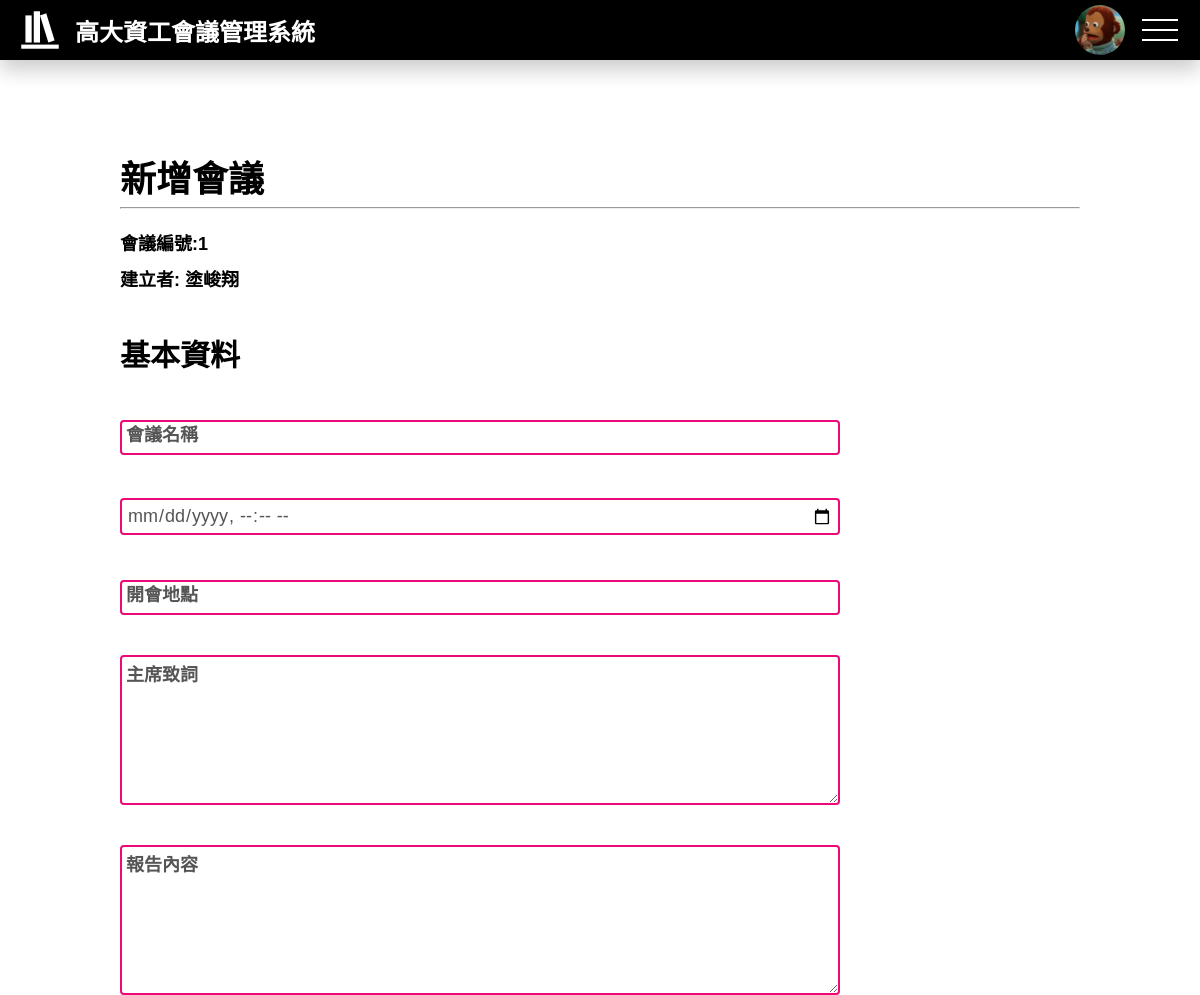
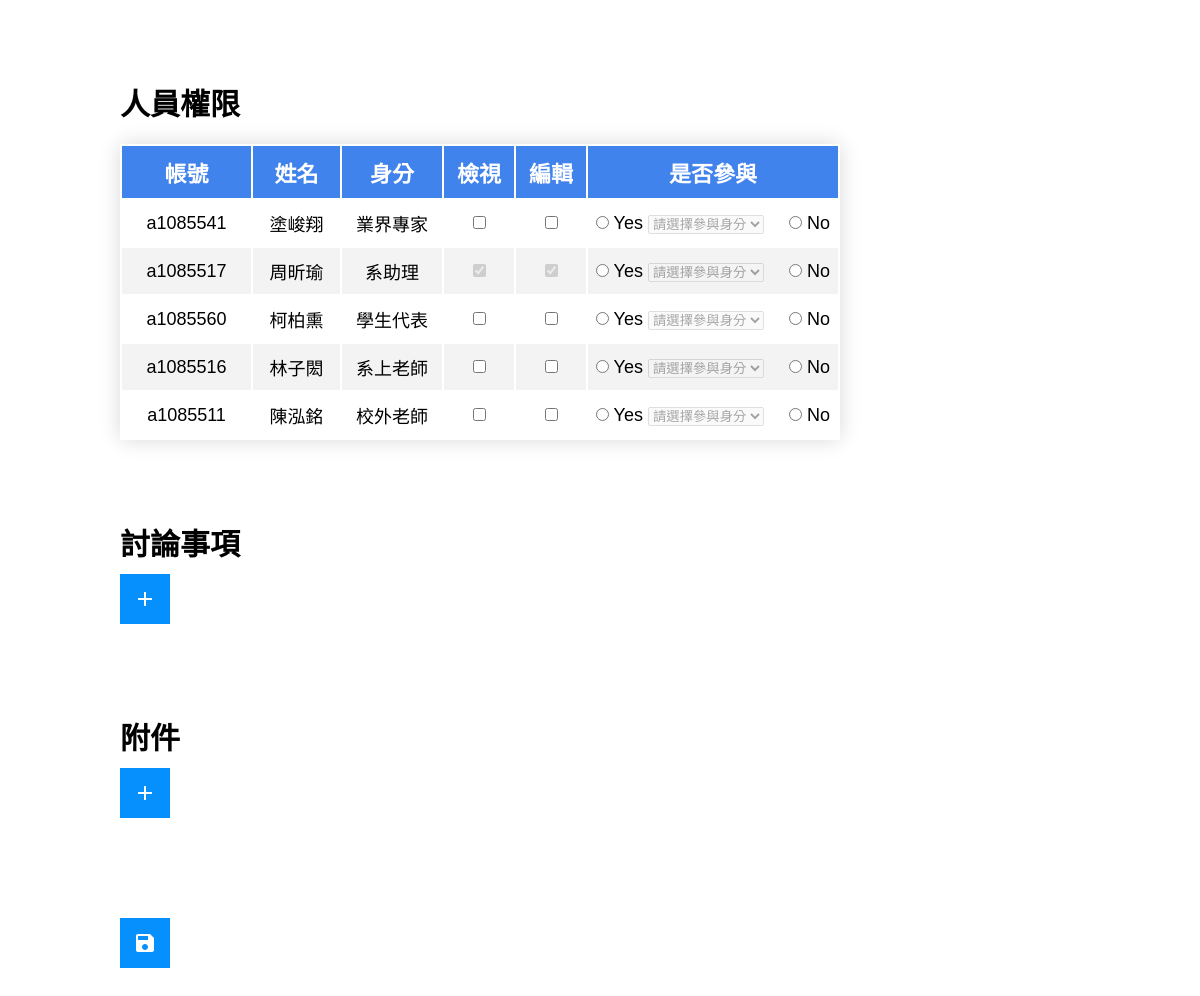
Page /edit_meeting.php (signed in) on the committed database (2 pictures, top to bottom).
### edit_meeting.php (the view, shortened to what this page needs)
<!DOCTYPE html>
<html lang="zh-TW">
<head>
  <link rel="stylesheet" href="src/css/style.css">
  <link rel="stylesheet" href="src/css/edit_meeting.css">
</head>
<body>
  <?php
  include("components/navigation.php");
  include("src/php/sql_connect.inc.php");
  ?>
  <?php
  $select = $sql_qry->query("SELECT `會議編號` FROM `會議` ORDER BY `會議編號` DESC LIMIT 1 ;");
  $result = $select->fetch(PDO::FETCH_ASSOC);
  if ($result == NULL)
    $meeting_id = 1;
  else
    $meeting_id = $result["會議編號"] + 1;
  $select = $sql_qry->query("SELECT * FROM `使用者` ;");
  ?>
  <h2 id="page_title">新增會議</h2>
  <hr id="page_hr">
  <div id="main_container">
    <div id="number">會議編號:<?php echo $meeting_id ?> </div>
    <div id="creator">建立者: <?php echo $_SESSION["loginMember"]["姓名"] ?></div>
    <form action="src/php/add_meeting.php?meeting_id=<?php echo $meeting_id ?>" method="post" enctype="multipart/form-data">
      <div class="area_container">
        <h3>基本資料</h3>
        <div class="input_area">
          <input class="input" id="title" name="title" type="text" value="" required>
          <span class="label">會議名稱</span>
        </div>
        <div class="input_area">
          <input class="input" id="date" name="date" type="datetime-local" value="" required>
        </div>
        <div class="input_area">
          <input class="input" id="place" name="place" type="text" value="" required>
          <span class="label">開會地點</span>
        </div>
        <div class="text_area">
          <textarea class="input" id="chairman_speak" name="chairmanSpeak" value="" required></textarea>
          <span class="label">主席致詞</span>
        </div>
        <div class="text_area">
          <textarea class="input" id="meeting_content" name="meetingContent" value="" required></textarea>
          <span class="label">報告內容</span>
        </div>
      </div>
      <div class="area_container">
        <h3>人員權限</h3>
        <table>
          <thead>
            <tr>
              <th>帳號</th>
              <th>姓名</th>
              <th id="identity">身分</th>
              <th id="view">檢視</th>
              <th id="edit">編輯</th>
              <th id="append">是否參與</th>
            </tr>
          </thead>
          <tbody id="members">
            <?php
            while ($result = $select->fetch(PDO::FETCH_ASSOC)) {
              $member_unm = $result["使用者編號"];
            ?>
              <?php if ($result["身分"] != "系助理") : ?>
                <tr>
                  <td><?php echo $result["帳號"] ?></td>
                  <td><?php echo $result["姓名"] ?></td>
                  <td><?php echo $result["身分"] ?></td>
                  <td><input id="view<?php echo $member_unm ?>" name="view<?php echo $member_unm ?>" value="1" type="checkbox"></td>
                  <td><input id="edit<?php echo $member_unm ?>" name="edit<?php echo $member_unm ?>" value="1" type="checkbox"></td>
                  <td>
                    <input id="append<?php echo $member_unm ?>_yes" name="append<?php echo $member_unm ?>" type="radio" value="1">
                    <label>Yes</label>
                    <select id="role<?php echo $member_unm ?>" name="role<?php echo $member_unm ?>" disabled>
                      <option value="" selected disabled hidden>請選擇參與身分</option>
                    </select>
                    <input id="append<?php echo $member_unm ?>_no" name="append<?php echo $member_unm ?>" type="radio" value="0">
                    <label>No</label>
                  </td>
                </tr>
              <?php endif; ?>
              <?php if ($result["身分"] == "系助理") : ?>
                <tr>
                  <td><?php echo $result["帳號"] ?></td>
                  <td><?php echo $result["姓名"] ?></td>
                  <td><?php echo $result["身分"] ?></td>
                  <td><input id="view<?php echo $member_unm ?>" name="view<?php echo $member_unm ?>" type="checkbox" value="1" checked disabled></td>
                  <td><input id="edit<?php echo $member_unm ?>" name="edit<?php echo $member_unm ?>" type="checkbox" value="1" checked disabled></td>
                  <td>
                    <input id="append<?php echo $member_unm ?>_yes" name="append<?php echo $member_unm ?>" type="radio" value="1">
                    <label>Yes</label>
                    <select id="role<?php echo $member_unm ?>" name="role<?php echo $member_unm ?>" disabled>
                      <option value="" selected disabled hidden>請選擇參與身分</option>
                    </select>
                    <input id="append<?php echo $member_unm ?>_no" name="append<?php echo $member_unm ?>" type="radio" value="0">
                    <label>No</label>
                  </td>
                </tr>
              <?php endif; ?>
            <?php } ?>
          </tbody>
        </table>
      </div>
      <div class="area_container" id="discussion_container">
        <h3>討論事項</h3>
        <button class="btn" id="add_discussion_btn" type="button">
          <span class="material-icons">add</span>
        </button>
      </div>
      <div class="area_container">
        <h3>附件</h3>
        <button class="btn" id="add_attachment_btn" type="button">
          <span class="material-icons">add</span>
        </button>
      </div>
      <div class="area_container">
        <button class="btn" id="send_meeting_btn" name="sendMeetingBtn" type="submit">
          <span class="material-icons">save</span>
        </button>
      </div>
    </form>
  </div>
</body>
</html>

### src/css/style.css (style rules this page uses)
* { margin: 0; padding: 0; -webkit-box-sizing: border-box; box-sizing: border-box; font-family: 'Noto Sans TC', sans-serif; }
#page_title { margin: 150px 10vw 5px; font-size: 36px; }
#page_hr { margin: 0 10vw 20px; }
.btn { width: 50px; height: 50px; margin: 10px 0; position: relative; background-color: #0690fd; color: #fff; font-size: 24px; border: 0px; text-decoration: none; display: inline-block; cursor: pointer; -webkit-transition: 0.5s; transition: 0.5s; }
.btn .material-icons { width: 50px; height: 50px; position: absolute; top: 0; left: 0; display: -webkit-box; display: -ms-flexbox; display: flex; -webkit-box-pack: center; -ms-flex-pack: center; justify-content: center; -webkit-box-align: center; -ms-flex-align: center; align-items: center; }

### src/css/edit_meeting.css (style rules this page uses)
#main_container { margin: 0 10vw 100px; }
#main_container #number, #main_container #creator { margin-bottom: 10px; font-size: 18px; font-weight: bold; }
#main_container .area_container { margin-bottom: 80px; }
#main_container .area_container h3 { font-size: 30px; margin-top: 40px; }
#main_container .area_container .input_area { width: 60vw; min-width: 600px; max-width: 900px; height: 80px; position: relative; font-size: 16px; }
#main_container .area_container .text_area { width: 60vw; min-width: 600px; max-width: 900px; height: 190px; position: relative; font-size: 16px; }
#main_container .area_container .text_area .input { height: 150px; }
#main_container .area_container .input { width: 100%; padding: 5px; position: absolute; bottom: 0; left: 0; border: 1px solid #111; border-radius: 4px; color: #555; font-size: 18px; }
#main_container .area_container .input:invalid { border: 2px solid #ee0979; }
#main_container .area_container .label { z-index: 1; position: absolute; display: inline-block; top: 40px; left: 1px; padding: 5px; color: #555; -webkit-transition: 0.5s; transition: 0.5s; font-size: 18px; font-weight: bold; }
#main_container .area_container table { width: 60vw; min-width: 600px; max-width: 900px; margin-top: 20px; -webkit-box-shadow: 0 0 20px rgba(0, 0, 0, 0.15); box-shadow: 0 0 20px rgba(0, 0, 0, 0.15); text-align: center; }
#main_container .area_container table th, #main_container .area_container table td { padding: 10px 0; }
#main_container .area_container table thead tr { background-color: #4183ec; color: #ffffff; font-size: 22px; font-weight: bold; }
#main_container .area_container table thead #identity { width: 100px; }
#main_container .area_container table thead #view, #main_container .area_container table thead #edit { width: 70px; }
#main_container .area_container table thead #append { width: 250px; }
#main_container .area_container table tbody tr { border-bottom: 1px solid #dddddd; font-size: 18px; }
#main_container .area_container table tbody tr:nth-of-type(even) { background-color: #f3f3f3; }

### rows in the picture
使用者: 帳號 "a1085541", 姓名 "塗峻翔", 身分 "業界專家"
使用者: 帳號 "a1085517", 姓名 "周昕瑜", 身分 "系助理"
使用者: 帳號 "a1085560", 姓名 "柯柏熏", 身分 "學生代表"
使用者: 帳號 "a1085516", 姓名 "林子閎", 身分 "系上老師"
使用者: 帳號 "a1085511", 姓名 "陳泓銘", 身分 "校外老師"

### other values in the picture
$meeting_id "1"
$_SESSION["loginMember"]["姓名"] "塗峻翔"
